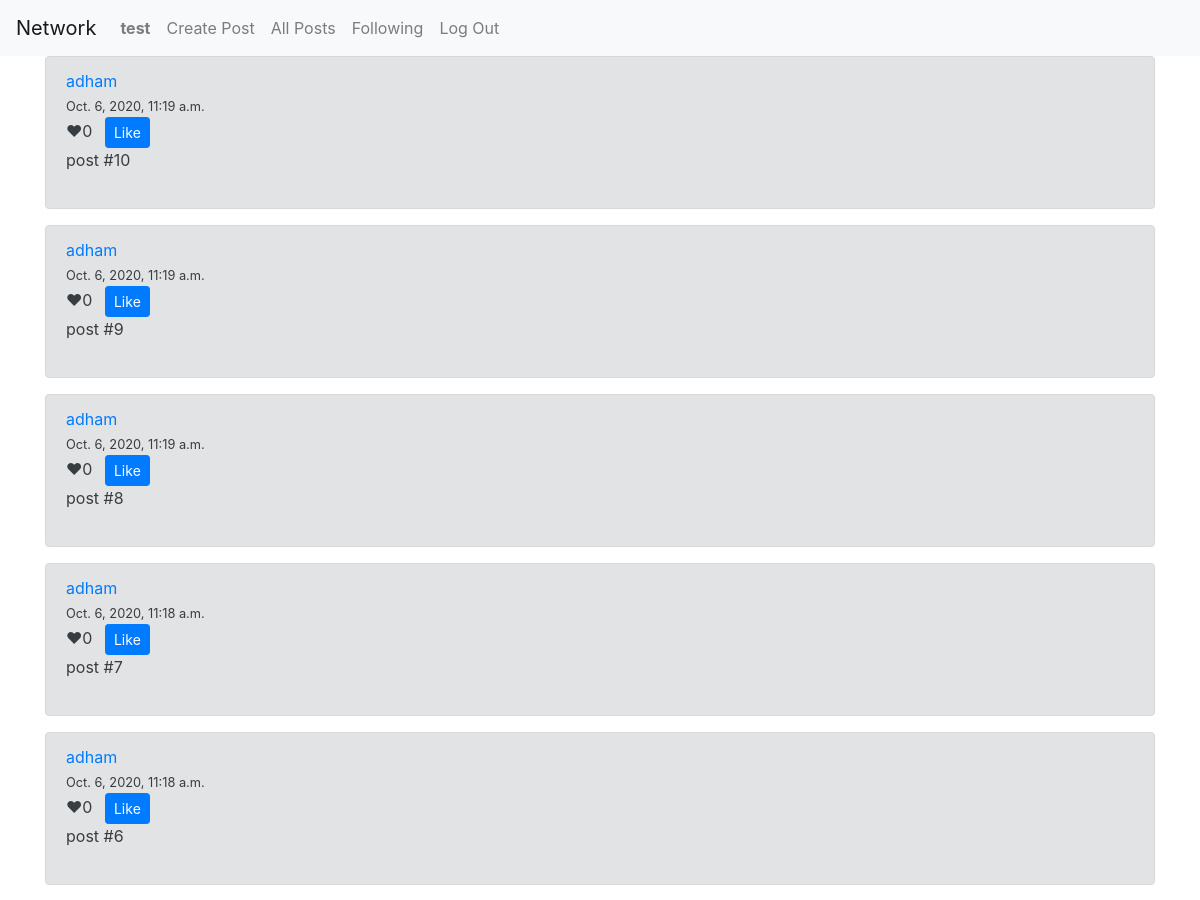
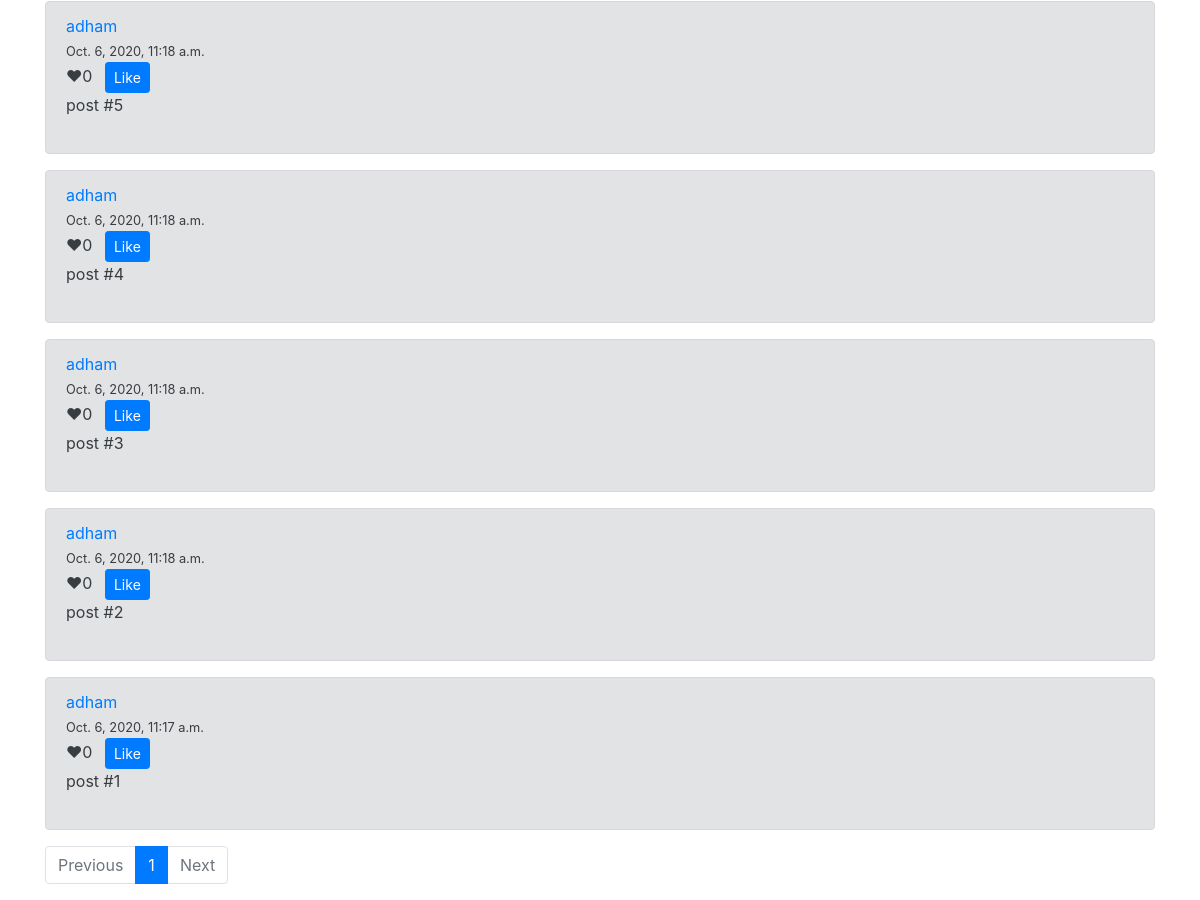
The app's page /following (signed in) with its own data (2 pictures, top to bottom).
### network/models.py (models this page shows)
class User(AbstractUser):
    def __str__(self):
        return f"{self.username}"

class Post(models.Model):
    text = models.TextField()
    date = models.DateTimeField(default=datetime.now)
    user = models.ForeignKey(User, related_name="posts", on_delete=models.CASCADE)
    likes = models.ManyToManyField(User, blank=True, related_name="likes")
    def __str__(self):
        return f"{self.text} - {self.user} - {self.date}"

### network/views.py (the view)
# urls.py: path("following", views.following_posts, name="following"),
@login_required
def following_posts(request):
    user = User.objects.get(username=request.user.username)
    followed_users = user.following.all()
    posts = []
    for followed_user in followed_users:
        user_posts = Post.objects.filter(user=followed_user.followed_user).order_by("-date")
        for user_post in user_posts:
            posts.append(user_post)
    posts.sort(key=lambda x: x.date, reverse=True)
    num = request.GET.get("page", 1)
    posts_paginator = paginate(posts, num)
    print(posts_paginator)
    return render(request, "network/following.html",
                    {"paginator": posts_paginator["paginator"], "page_obj": posts_paginator["page_obj"], "posts": posts_paginator["posts"]})

### network/utils.py (called while the page is built)
def paginate(posts, page_number=1):
    paginator = Paginator(posts, 10)
    page_obj = paginator.get_page(page_number)
    return {"paginator": paginator, "page_obj": page_obj, "posts": page_obj.object_list}

### network/templates/network/following.html (shortened to what this page needs)
{% extends "network/layout.html" %}
{% block body %}
    {% for post in posts %}
        <div class="alert alert-secondary" role="alert" id="post-{{ post.id }}">
            <a href={% url 'profile' post.user.username %}>{{ post.user }}</a>
            <br>
            <small>{{ post.date }}</small>
            <br>
            &#10084;<span id="post-{{ post.id }}-likes">{{ post.likes.all.count }}</span>
            {% if user in post.likes.all %}
                <button type="submit" class="btn btn-primary btn-sm ml-2 like_unlike_button">Unlike</button>
            {% else %}
                <button type="submit" class="btn btn-primary btn-sm ml-2 like_unlike_button">Like</button>
            {% endif %}
            <div class="post-{{post.id}}-text">
                {{ post.text }}
            </div>
            <br>
        </div>
    {% endfor %}
{% if page_obj %}
    <nav aria-label="Page navigation example">
  <ul class="pagination">
    {% if page_obj.has_previous %}
        <li class="page-item"><a class="page-link" href="?page={{ page_obj.previous_page_number }}">Previous</a></li>
    {% else %}
        <li class="page-item disabled">
            <span class="page-link">Previous</span>
        </li>
    {% endif %}
    {% for num in paginator.page_range %}
        {% if num == page_obj.number %}
            <li class="page-item active"><a class="page-link" href="?page={{ num }}">{{ num }}</a></li>
        {% else %}
            <li class="page-item"><a class="page-link" href="?page={{ num }}">{{ num }}</a></li>
        {% endif %}
    {% endfor %}
    {% if page_obj.has_next %}
        <li class="page-item"><a class="page-link" href="?page={{ page_obj.paginator.num_pages }}">Next</a></li>
    {% else %}
        <li class="page-item disabled">
            <span class="page-link">Next</span>
        </li>
    {% endif %}
  </ul>
    </nav>
{% else %}
    <h1>No posts.</h1>
{% endif %}
{% endblock %}

### network/templates/network/layout.html (shortened to what this page needs)
{% load static %}
<!DOCTYPE html>
<html lang="en">
    <head>
        <link rel="stylesheet" href="https://stackpath.bootstrapcdn.com/bootstrap/4.4.1/css/bootstrap.min.css">
        <link href="{% static 'network/styles.css' %}" rel="stylesheet">
    </head>
    <body>
        <nav class="navbar navbar-expand-lg navbar-light bg-light">
            <a class="navbar-brand" href="{% url 'index' %}">Network</a>
            <div>
              <ul class="navbar-nav mr-auto">
                {% if user.is_authenticated %}
                    <li class="nav-item">
                        <a class="nav-link" href="{% url 'profile' user.username %}"><strong>{{ user.username }}</strong></a>
                    </li>
                    <li class="nav-item">
                        <a class="nav-link" href="{% url 'create_post' %}">Create Post</a>
                    </li>
                {% endif %}
                <li class="nav-item">
                  <a class="nav-link" href="{% url 'all_posts' %}">All Posts</a>
                </li>
                {% if user.is_authenticated %}
                    <li class="nav-item">
                        <a class="nav-link" href="{% url 'following' %}">Following</a>
                    </li>
                    <li class="nav-item">
                        <a class="nav-link" href="{% url 'logout' %}">Log Out</a>
                    </li>
                {% endif %}
              </ul>
            </div>
          </nav>
        <div class="body container">
            {% block body %}
            {% endblock %}
        </div>
    </body>
</html>

### records on screen
User: username "test"
Post: user "adham", date "Oct. 6, 2020, 11:19 a.m.", likes.all.count "0", shows "Like", text "post #10"
Post: user "adham", date "Oct. 6, 2020, 11:19 a.m.", likes.all.count "0", shows "Like", text "post #9"
Post: user "adham", date "Oct. 6, 2020, 11:19 a.m.", likes.all.count "0", shows "Like", text "post #8"
Post: user "adham", date "Oct. 6, 2020, 11:18 a.m.", likes.all.count "0", shows "Like", text "post #7"
Post: user "adham", date "Oct. 6, 2020, 11:18 a.m.", likes.all.count "0", shows "Like", text "post #6"
Post: user "adham", date "Oct. 6, 2020, 11:18 a.m.", likes.all.count "0", shows "Like", text "post #5"
Post: user "adham", date "Oct. 6, 2020, 11:18 a.m.", likes.all.count "0", shows "Like", text "post #4"
Post: user "adham", date "Oct. 6, 2020, 11:18 a.m.", likes.all.count "0", shows "Like", text "post #3"
Post: user "adham", date "Oct. 6, 2020, 11:18 a.m.", likes.all.count "0", shows "Like", text "post #2"
Post: user "adham", date "Oct. 6, 2020, 11:17 a.m.", likes.all.count "0", shows "Like", text "post #1"

### other values on screen
{{ num }} "1"
